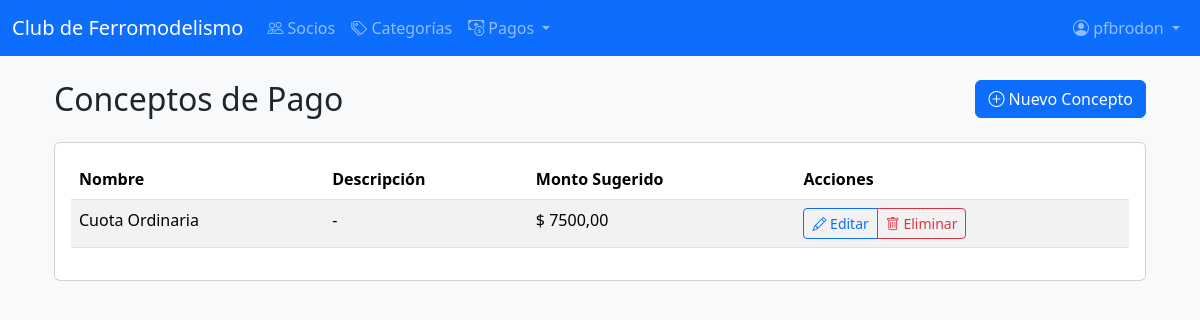
Page /socios/conceptos/ (signed in) on the committed database.
### socios/models.py (models this page shows, shortened)
class Concepto(models.Model):
    nombre = models.CharField(max_length=100, unique=True)
    descripcion = models.TextField(blank=True, null=True)
    monto_sugerido = models.DecimalField(max_digits=10, decimal_places=2, default=0)
    activo = models.BooleanField(default=True)
    class Meta:
        verbose_name = "Concepto"
        verbose_name_plural = "Conceptos"
        ordering = ['nombre']

### socios/views.py (the view)
# urls.py: path('conceptos/', ConceptoListView.as_view(), name='listar_conceptos'),
class ConceptoListView(LoginRequiredMixin, EsAdministradorMixin, ListView):
    model = Concepto
    template_name = 'socios/concepto_list.html'
    context_object_name = 'conceptos'
    login_url = 'socios:login'

### socios/views.py (called while the page is built)
    def test_func(self):
        if self.request.user.is_superuser:
            return True
        if hasattr(self.request.user, 'socio'):
            return self.request.user.socio.es_administrador
        return False

### socios/templates/socios/concepto_list.html (shortened to what this page needs)
{% extends 'base.html' %}
{% block content %}
<div class="container mt-4">
    <div class="row mb-3">
        <div class="col">
            <h2>Conceptos de Pago</h2>
        </div>
        <div class="col text-end">
            <a href="{% url 'socios:crear_concepto' %}" class="btn btn-primary">
                <i class="bi bi-plus-circle"></i> Nuevo Concepto
            </a>
        </div>
    </div>
    <div class="card">
        <div class="card-body">
            {% if object_list %}
            <div class="table-responsive">
                <table class="table table-striped table-hover">
                    <thead>
                        <tr>
                            <th>Nombre</th>
                            <th>Descripción</th>
                            <th>Monto Sugerido</th>
                            <th>Acciones</th>
                        </tr>
                    </thead>
                    <tbody>
                        {% for concepto in object_list %}
                        <tr>
                            <td>{{ concepto.nombre }}</td>
                            <td>{{ concepto.descripcion|default:"-" }}</td>
                            <td>$ {{ concepto.monto_sugerido }}</td>
                            <td>
                                <div class="btn-group" role="group">
                                    <a href="{% url 'socios:editar_concepto' concepto.id %}" class="btn btn-sm btn-outline-primary">
                                        <i class="bi bi-pencil"></i> Editar
                                    </a>
                                    <a href="{% url 'socios:eliminar_concepto' concepto.id %}" class="btn btn-sm btn-outline-danger">
                                        <i class="bi bi-trash"></i> Eliminar
                                    </a>
                                </div>
                            </td>
                        </tr>
                        {% endfor %}
                    </tbody>
                </table>
            </div>
            {% else %}
            <div class="alert alert-info">
                No hay conceptos registrados. <a href="{% url 'socios:crear_concepto' %}">Crear un nuevo concepto</a>.
            </div>
            {% endif %}
        </div>
    </div>
</div>
{% endblock %}

### socios/templates/base.html (shortened to what this page needs)
<!DOCTYPE html>
<html lang="es">
<head>
        <link href="https://cdn.jsdelivr.net/npm/bootstrap@5.3.2/dist/css/bootstrap.min.css" rel="stylesheet">
        <link rel="stylesheet" href="https://cdn.jsdelivr.net/npm/bootstrap-icons@1.10.0/font/bootstrap-icons.css">
</head>
<body class="bg-light">
        <nav class="navbar navbar-expand-lg navbar-dark bg-primary mb-4">
            <div class="container-fluid">
                <a class="navbar-brand" href="/">Club de Ferromodelismo</a>
                <div class="collapse navbar-collapse" id="navbarNav">
                    <ul class="navbar-nav me-auto mb-2 mb-lg-0">
                        {% if user.is_authenticated %}
                            {% if user.is_superuser or user.socio.es_administrador %}
                                <li class="nav-item">
                                    <a class="nav-link" href="{% url 'socios:listar' %}">
                                        <i class="bi bi-people"></i> Socios
                                    </a>
                                </li>
                                <li class="nav-item">
                                    <a class="nav-link" href="{% url 'socios:listar_categorias' %}">
                                        <i class="bi bi-tags"></i> Categorías
                                    </a>
                                </li>
                                <li class="nav-item dropdown">
                                    <a class="nav-link dropdown-toggle" href="#" id="navbarDropdown" role="button" data-bs-toggle="dropdown" aria-expanded="false">
                                        <i class="bi bi-cash-coin"></i> Pagos
                                    </a>
                                </li>
                            {% else %}
                                <li class="nav-item">
                                    <a class="nav-link" href="{% url 'socios:mi_perfil' %}">
                                        <i class="bi bi-person-circle"></i> Mi Perfil
                                    </a>
                                </li>
                            {% endif %}
                        {% endif %}
                    </ul>
                    <ul class="navbar-nav ms-auto">
                        {% if user.is_authenticated %}
                            <li class="nav-item dropdown">
                                <a class="nav-link dropdown-toggle" href="#" id="userDropdown" role="button" data-bs-toggle="dropdown" aria-expanded="false">
                                    <i class="bi bi-person-circle"></i>
                                    {% if user.socio %}
                                        {{ user.socio.nombre }} {{ user.socio.apellido }}
                                    {% else %}
                                        {{ user.username }}
                                    {% endif %}
                                </a>
                            </li>
                        {% endif %}
                    </ul>
                </div>
            </div>
        </nav>
        <div class="container">
            {% block content %}{% endblock %}
        </div>
</body>
</html>

### rows in the picture
Concepto: nombre "Cuota Ordinaria", descripcion "-", monto_sugerido "7500,00"

### other values in the picture
{{ user.username }} "pfbrodon"
